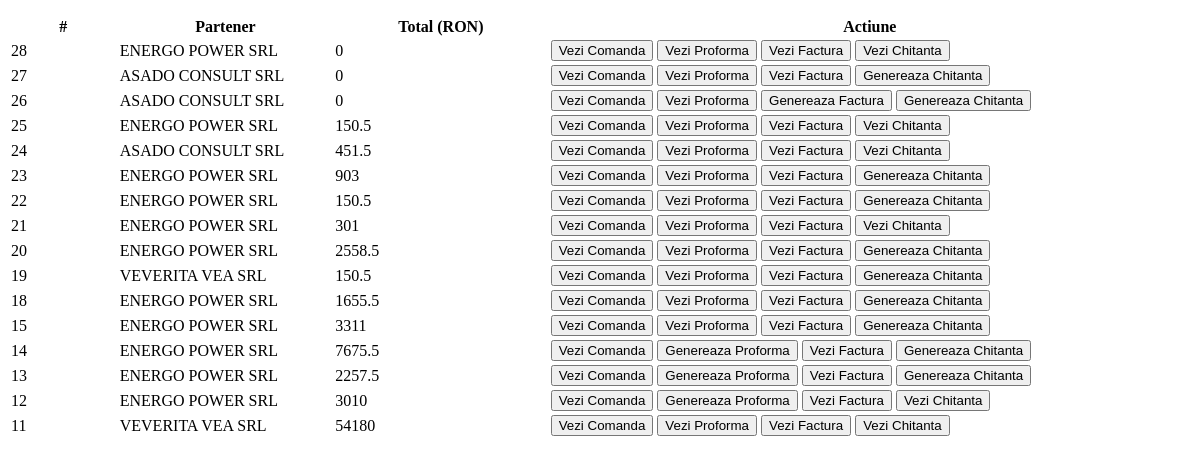
Page /app/admin/afisarecomenzi.php on the committed database.
### tables this page shows
CREATE TABLE `comenzi` (
  `ID` int(255) NOT NULL,
  `partener` int(255) NOT NULL,
  `factura` varchar(255) NOT NULL
);

CREATE TABLE `parteneri` (
  `ID` int(255) NOT NULL,
  `nume` varchar(255) NOT NULL,
  `email` varchar(255) NOT NULL,
  `telefon` varchar(255) NOT NULL,
  `oras` varchar(255) NOT NULL,
  `judet` varchar(255) NOT NULL,
  `adresa` varchar(255) NOT NULL,
  `cui` varchar(255) NOT NULL,
  `rc` varchar(255) NOT NULL,
  `banca` varchar(255) NOT NULL,
  `cont_bancar` varchar(255) NOT NULL,
  `persoana_contact` varchar(255) NOT NULL
);

### app/admin/afisarecomenzi.php (the view, shortened to what this page needs)
<table class="table table-striped" style="margin-top: 15px;">
  <thead>
    <tr>
      <th scope="col" style="width: 5%;">#</th>
      <th scope="col" style="width: 10%;">Partener</th>
      <th scope="col" style="width: 10%;">Total (RON)</th>
      <th scope="col" style="width: 30%;">Actiune</th>
    </tr>
  </thead>
  <tbody>
    <?php
    include 'db.php';
    try {
        $dbh = new PDO("mysql:host=$hostdb; dbname=$namedb", $userdb, $passdb);
        $cautare = $_POST['cautare'];
        if($cautare == '')
        {
            $produse = $dbh -> query("SELECT * FROM comenzi ORDER BY ID DESC");
        }
        elseif($cautare != '')
        {
            $produse = $dbh -> query("SELECT * FROM comenzi WHERE ID LIKE '%$cautare%'");
        }
        foreach($produse as $row)
        {
            ?>
            <tr>
                <td>
                    <?php echo $row['ID']; ?>
                </td>
                <td>
                    <?php
                    $id_partener = $row['partener'];
                    $nume_partener = $dbh -> query("SELECT * FROM parteneri WHERE ID = '$id_partener'");
                    foreach($nume_partener as $rownume_cat)
                    {
                        echo $rownume_cat['nume'];
                    }
                    ?>
                </td>
                <td>
                    <?php
                    $total = 0;
                    $id_comanda = $row['ID'];
                    $produse = $dbh -> query("SELECT * FROM produse_comenzi WHERE id_comanda = '$id_comanda'");
                    foreach($produse as $rowproduse)
                    {
                        $id_produs = $rowproduse['id_produs'];
                        $cantitate = $rowproduse['cantitate'];
                        $pret = $dbh -> query("SELECT * FROM produse WHERE ID = '$id_produs'");
                        foreach($pret as $rowpret)
                        {
                            $pret_produs = $rowpret['pret'];
                        }
                        $total = $total + $cantitate * $pret_produs;
                    }
                    echo $total;
                    ?>
                </td>
                <td data-id="<?php echo $row['ID']; ?>">
                    <a href="vezicomanda.php?id_comanda=<?php echo $id_comanda; ?>"><button type="button" class="btn btn-primary"><i class="fas fa-eye"></i> Vezi Comanda</button></a>
                    <?php
                    $proforma = $dbh -> query("SELECT * FROM facturi_chitante WHERE id_comanda = '$id_comanda' AND tip = 'proforma'");
                    $factura = $dbh -> query("SELECT * FROM facturi_chitante WHERE id_comanda = '$id_comanda' AND tip = 'factura'");
                    $chitanta = $dbh -> query("SELECT * FROM facturi_chitante WHERE id_comanda = '$id_comanda' AND tip = 'chitanta'");
                    $count1 = $proforma -> rowCount();
                    $count2 = $factura -> rowCount();
                    $count3 = $chitanta -> rowCount();
                    if($count1 > 0)
                    {
                        ?>
                        <a href="/docs/Proforma<?php echo $id_comanda; ?>.pdf" target="_blank"><button type="button" class="btn btn-primary"><i class="fas fa-eye"></i> Vezi Proforma</button></a>
                        <?php
                    }
                    else
                    {
                        ?>
                        <a href="genereazaproforma.php?id_partener=<?php echo $id_partener; ?>&id_comanda=<?php echo $id_comanda; ?>" target="_blank"><button type="button" class="btn btn-primary"><i class="fas fa-file"></i> Genereaza Proforma</button></a>
                        <?php
                    }
                    if($count2 > 0)
                    {
                        ?>
                        <a href="/docs/Factura<?php echo $id_comanda; ?>.pdf" target="_blank"><button type="button" class="btn btn-primary"><i class="fas fa-eye"></i> Vezi Factura</button></a>
                        <?php
                    }
                    else
                    {
                        ?>
                        <a href="genereazafactura.php?id_partener=<?php echo $id_partener; ?>&id_comanda=<?php echo $id_comanda; ?>" target="_blank"><button type="button" class="btn btn-primary"><i class="fas fa-file"></i> Genereaza Factura</button></a>
                        <?php
                    }
                    if($count3 > 0)
                    {
                        ?>
                        <a href="/docs/Chitanta<?php echo $id_comanda; ?>.pdf" target="_blank"><button type="button" class="btn btn-primary"><i class="fas fa-eye"></i> Vezi Chitanta</button></a>
                        <?php
                    }
                    else
                    {
                        ?>
                        <a href="genereazachitanta.php?id_partener=<?php echo $id_partener; ?>&id_comanda=<?php echo $id_comanda; ?>" target="_blank"><button type="button" class="btn btn-primary"><i class="fas fa-file"></i> Genereaza Chitanta</button></a>
                        <?php
                    }
                    ?>
                </td>
            </tr>
            <?php
        }
    }
    catch(PDOException $e) {
        echo $e->getMessage();
    }
    ?>
  </tbody>
</table>

### rows in the picture
comenzi: ID "28", total "0"
parteneri: nume "ENERGO POWER SRL"
comenzi: ID "27", total "0"
parteneri: nume "ASADO CONSULT SRL"
comenzi: ID "26", total "0"
comenzi: ID "25", total "150.5"
comenzi: ID "24", total "451.5"
comenzi: ID "23", total "903"
comenzi: ID "22", total "150.5"
comenzi: ID "21", total "301"
comenzi: ID "20", total "2558.5"
comenzi: ID "19", total "150.5"
parteneri: nume "VEVERITA VEA SRL"
comenzi: ID "18", total "1655.5"
comenzi: ID "15", total "3311"
comenzi: ID "14", total "7675.5"
comenzi: ID "13", total "2257.5"
comenzi: ID "12", total "3010"
comenzi: ID "11", total "54180"
